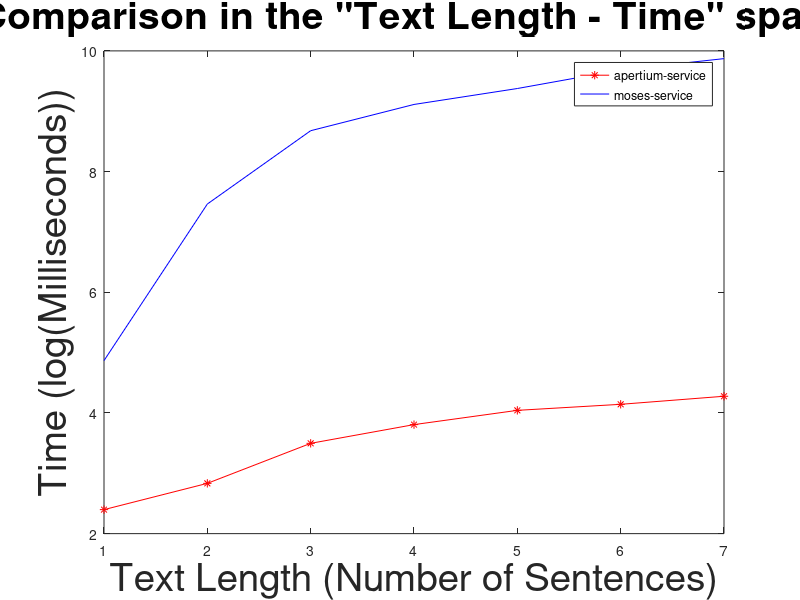

The MATLAB script that drew this image: (Note: this script raises an error after producing the figure.)
ay = [11 17 33 45 57 63 72];
my = [130 1741 5868 9067 11807 16068 19375];
x = 1:1:length(ay);

plot(x, log(ay), "-*r;apertium-service;", x, log(my), "-b;moses-service;");

title ('Comparison in the "Text Length - Time" space', "fontsize", 28);
xlabel ("Text Length (Number of Sentences)", "fontsize", 28);
ylabel ("Time (log(Milliseconds))", "fontsize", 28);

# print comp.tex -dtex -mono -solid;
print comp.eps -deps -mono -solid -F:30;

replot;
